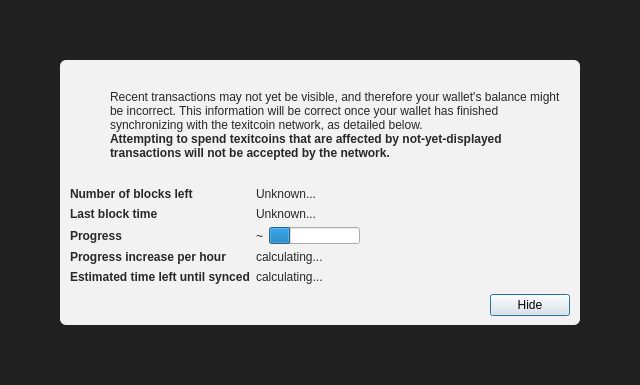
<?xml version="1.0" encoding="UTF-8"?>
<ui version="4.0">
 <class>ModalOverlay</class>
 <widget class="QWidget" name="ModalOverlay">
  <property name="geometry">
   <rect>
    <x>0</x>
    <y>0</y>
    <width>640</width>
    <height>385</height>
   </rect>
  </property>
  <property name="windowTitle">
   <string>Form</string>
  </property>
  <layout class="QVBoxLayout" name="verticalLayout" stretch="0">
   <property name="sizeConstraint">
    <enum>QLayout::SetDefaultConstraint</enum>
   </property>
   <property name="leftMargin">
    <number>0</number>
   </property>
   <property name="topMargin">
    <number>0</number>
   </property>
   <property name="rightMargin">
    <number>0</number>
   </property>
   <property name="bottomMargin">
    <number>0</number>
   </property>
   <item>
    <widget class="QWidget" name="bgWidget" native="true">
     <property name="styleSheet">
      <string notr="true">#bgWidget { background: rgba(0,0,0,220); }</string>
     </property>
     <layout class="QVBoxLayout" name="verticalLayoutMain" stretch="1">
      <property name="leftMargin">
       <number>60</number>
      </property>
      <property name="topMargin">
       <number>60</number>
      </property>
      <property name="rightMargin">
       <number>60</number>
      </property>
      <property name="bottomMargin">
       <number>60</number>
      </property>
      <item>
       <widget class="QWidget" name="contentWidget" native="true">
        <property name="styleSheet">
         <string notr="true">#contentWidget { background: rgba(255,255,255,240); border-radius: 6px; }

QLabel { color: rgb(40,40,40);  }</string>
        </property>
        <layout class="QVBoxLayout" name="verticalLayoutSub" stretch="1,0,0,0">
         <property name="spacing">
          <number>0</number>
         </property>
         <property name="leftMargin">
          <number>10</number>
         </property>
         <property name="topMargin">
          <number>10</number>
         </property>
         <property name="rightMargin">
          <number>10</number>
         </property>
         <property name="bottomMargin">
          <number>10</number>
         </property>
         <item>
          <layout class="QHBoxLayout" name="horizontalLayoutIconText" stretch="0,1">
           <property name="topMargin">
            <number>20</number>
           </property>
           <item>
            <layout class="QVBoxLayout" name="verticalLayoutIcon">
             <property name="leftMargin">
              <number>0</number>
             </property>
             <item>
              <widget class="QPushButton" name="warningIcon">
               <property name="enabled">
                <bool>false</bool>
               </property>
               <property name="text">
                <string/>
               </property>
               <property name="icon">
                <iconset>
                 <normaloff>:/icons/warning</normaloff>
                 <disabledoff>:/icons/warning</disabledoff>:/icons/warning</iconset>
               </property>
               <property name="iconSize">
                <size>
                 <width>48</width>
                 <height>48</height>
                </size>
               </property>
               <property name="flat">
                <bool>true</bool>
               </property>
              </widget>
             </item>
             <item>
              <spacer name="verticalSpacerWarningIcon">
               <property name="orientation">
                <enum>Qt::Vertical</enum>
               </property>
               <property name="sizeHint" stdset="0">
                <size>
                 <width>20</width>
                 <height>40</height>
                </size>
               </property>
              </spacer>
             </item>
            </layout>
           </item>
           <item>
            <layout class="QVBoxLayout" name="verticalLayoutInfoText">
             <property name="leftMargin">
              <number>0</number>
             </property>
             <property name="topMargin">
              <number>0</number>
             </property>
             <item>
              <widget class="QLabel" name="infoText">
               <property name="text">
                <string>Recent transactions may not yet be visible, and therefore your wallet's balance might be incorrect. This information will be correct once your wallet has finished synchronizing with the texitcoin network, as detailed below.</string>
               </property>
               <property name="textFormat">
                <enum>Qt::RichText</enum>
               </property>
               <property name="wordWrap">
                <bool>true</bool>
               </property>
              </widget>
             </item>
             <item>
              <widget class="QLabel" name="infoTextStrong">
               <property name="font">
                <font>
                 <weight>75</weight>
                 <bold>true</bold>
                </font>
               </property>
               <property name="text">
                <string>Attempting to spend texitcoins that are affected by not-yet-displayed transactions will not be accepted by the network.</string>
               </property>
               <property name="textFormat">
                <enum>Qt::RichText</enum>
               </property>
               <property name="wordWrap">
                <bool>true</bool>
               </property>
              </widget>
             </item>
             <item>
              <spacer name="verticalSpacerInTextSpace">
               <property name="orientation">
                <enum>Qt::Vertical</enum>
               </property>
               <property name="sizeHint" stdset="0">
                <size>
                 <width>20</width>
                 <height>40</height>
                </size>
               </property>
              </spacer>
             </item>
            </layout>
           </item>
          </layout>
         </item>
         <item>
          <spacer name="verticalSpacerAfterText">
           <property name="orientation">
            <enum>Qt::Vertical</enum>
           </property>
           <property name="sizeHint" stdset="0">
            <size>
             <width>20</width>
             <height>40</height>
            </size>
           </property>
          </spacer>
         </item>
         <item>
          <layout class="QFormLayout" name="formLayout">
           <property name="fieldGrowthPolicy">
            <enum>QFormLayout::FieldsStayAtSizeHint</enum>
           </property>
           <property name="horizontalSpacing">
            <number>6</number>
           </property>
           <property name="verticalSpacing">
            <number>6</number>
           </property>
           <property name="topMargin">
            <number>10</number>
           </property>
           <item row="0" column="0">
            <widget class="QLabel" name="labelNumberOfBlocksLeft">
             <property name="font">
              <font>
               <weight>75</weight>
               <bold>true</bold>
              </font>
             </property>
             <property name="text">
              <string>Number of blocks left</string>
             </property>
            </widget>
           </item>
           <item row="0" column="1">
            <widget class="QLabel" name="numberOfBlocksLeft">
             <property name="text">
              <string>Unknown...</string>
             </property>
            </widget>
           </item>
           <item row="1" column="0">
            <widget class="QLabel" name="labelLastBlockTime">
             <property name="font">
              <font>
               <weight>75</weight>
               <bold>true</bold>
              </font>
             </property>
             <property name="text">
              <string>Last block time</string>
             </property>
            </widget>
           </item>
           <item row="1" column="1">
            <widget class="QLabel" name="newestBlockDate">
             <property name="sizePolicy">
              <sizepolicy hsizetype="Maximum" vsizetype="Preferred">
               <horstretch>0</horstretch>
               <verstretch>0</verstretch>
              </sizepolicy>
             </property>
             <property name="text">
              <string>Unknown...</string>
             </property>
            </widget>
           </item>
           <item row="2" column="0">
            <widget class="QLabel" name="labelSyncDone">
             <property name="font">
              <font>
               <weight>75</weight>
               <bold>true</bold>
              </font>
             </property>
             <property name="text">
              <string>Progress</string>
             </property>
            </widget>
           </item>
           <item row="2" column="1">
            <layout class="QHBoxLayout" name="horizontalLayoutSync" stretch="0,1">
             <item>
              <widget class="QLabel" name="percentageProgress">
               <property name="text">
                <string notr="true">~</string>
               </property>
              </widget>
             </item>
             <item>
              <widget class="QProgressBar" name="progressBar">
               <property name="value">
                <number>24</number>
               </property>
               <property name="format">
                <string/>
               </property>
              </widget>
             </item>
            </layout>
           </item>
           <item row="4" column="0">
            <widget class="QLabel" name="labelProgressIncrease">
             <property name="font">
              <font>
               <weight>75</weight>
               <bold>true</bold>
              </font>
             </property>
             <property name="text">
              <string>Progress increase per hour</string>
             </property>
            </widget>
           </item>
           <item row="4" column="1">
            <widget class="QLabel" name="progressIncreasePerH">
             <property name="text">
              <string>calculating...</string>
             </property>
            </widget>
           </item>
           <item row="5" column="0">
            <widget class="QLabel" name="labelEstimatedTimeLeft">
             <property name="font">
              <font>
               <weight>75</weight>
               <bold>true</bold>
              </font>
             </property>
             <property name="text">
              <string>Estimated time left until synced</string>
             </property>
            </widget>
           </item>
           <item row="5" column="1">
            <widget class="QLabel" name="expectedTimeLeft">
             <property name="text">
              <string>calculating...</string>
             </property>
            </widget>
           </item>
          </layout>
         </item>
         <item>
          <layout class="QHBoxLayout" name="horizontalLayoutButtons">
           <property name="leftMargin">
            <number>10</number>
           </property>
           <property name="topMargin">
            <number>10</number>
           </property>
           <item>
            <spacer name="horizontalSpacer">
             <property name="orientation">
              <enum>Qt::Horizontal</enum>
             </property>
             <property name="sizeHint" stdset="0">
              <size>
               <width>40</width>
               <height>20</height>
              </size>
             </property>
            </spacer>
           </item>
           <item>
            <widget class="QPushButton" name="closeButton">
             <property name="text">
              <string>Hide</string>
             </property>
             <property name="shortcut">
              <string>Esc</string>
             </property>
             <property name="focusPolicy">
              <enum>Qt::StrongFocus</enum>
             </property>
             <property name="default">
              <bool>true</bool>
             </property>
            </widget>
           </item>
          </layout>
         </item>
        </layout>
       </widget>
      </item>
     </layout>
    </widget>
   </item>
  </layout>
 </widget>
 <resources/>
 <connections/>
</ui>
